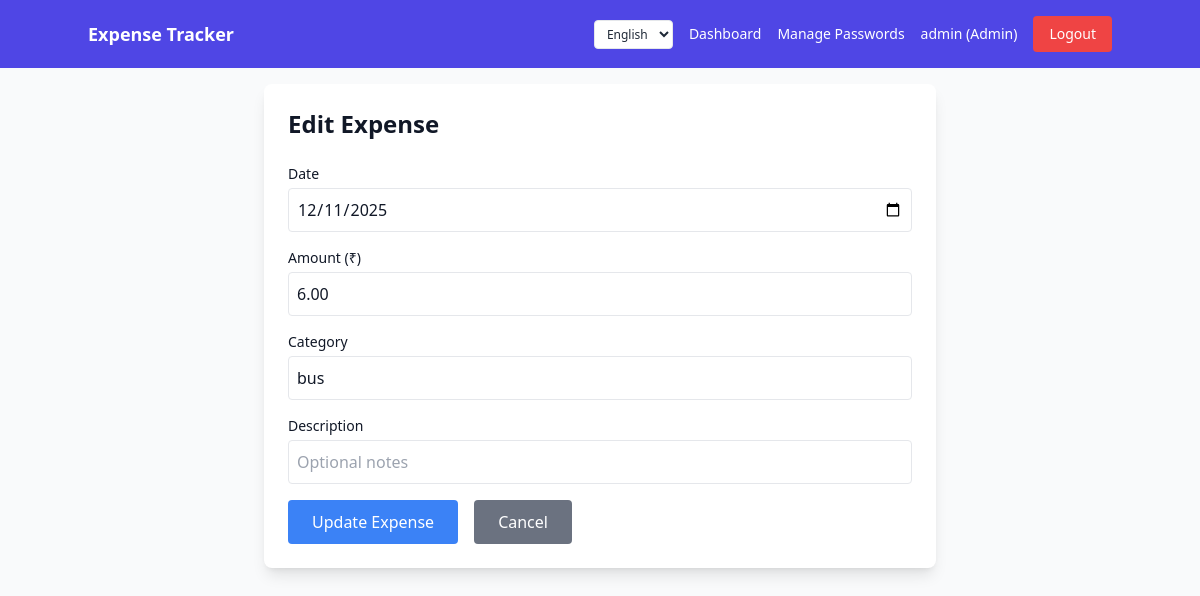
/expense/edit/5/ (signed in), run on the app's committed database.
### expenses/models.py (models this page shows, shortened)
class Expense(models.Model):
    date = models.DateField()
    amount = models.DecimalField(max_digits=10, decimal_places=2)
    category = models.CharField(max_length=100)
    description = models.TextField(blank=True)

### expenses/views.py (the view)
# urls.py: path("expense/edit/<int:expense_id>/", views.edit_expense, name="edit_expense"),
def edit_expense(request, expense_id):
    if not request.user.is_staff:
        messages.error(request, "You don't have permission to edit expenses.")
        return redirect("dashboard")
    expense = get_object_or_404(Expense, id=expense_id)
    if request.method == "POST":
        form = ExpenseForm(request.POST, instance=expense)
        if form.is_valid():
            form.save()
            messages.success(request, "Expense updated successfully!")
            return redirect("dashboard")
    else:
        form = ExpenseForm(instance=expense)
    context = {
        "form": form,
        "expense": expense,
        "is_edit": True,
    }
    return render(request, "edit_expense.html", context)

### expenses/forms.py
class ExpenseForm(forms.ModelForm):
    class Meta:
        model = Expense
        fields = ["date", "amount", "category", "description"]
        widgets = {
            "date": forms.DateInput(attrs={
                "type": "date",
                "class": "border rounded p-2 w-full text-base",
                "style": "min-height: 44px;",
            }),
            "amount": forms.NumberInput(attrs={
                "class": "border rounded p-2 w-full text-base",
                "step": "0.01",
                "placeholder": "0.00",
                "style": "min-height: 44px;",
                "inputmode": "decimal",
            }),
            "category": forms.TextInput(attrs={
                "class": "border rounded p-2 w-full text-base",
                "placeholder": "e.g., Food, Transport",
                "style": "min-height: 44px;",
                "list": "category-suggestions",
            }),
            "description": forms.TextInput(attrs={
                "class": "border rounded p-2 w-full text-base",
                "placeholder": "Optional notes",
                "style": "min-height: 44px;",
            }),
        }

### expenses/templates/edit_expense.html (shortened to what this page needs)
{% extends "base.html" %}
{% block content %}
<div class="max-w-2xl mx-auto px-3 sm:px-0">
  <div class="bg-white p-4 sm:p-6 rounded-lg shadow-lg">
    <h1 class="text-xl sm:text-2xl font-bold mb-4 sm:mb-6">Edit Expense</h1>
    <form method="post" class="space-y-4">
      <div>
        <label for="id_date" class="block text-sm font-medium mb-1">Date</label>
        {{ form.date }}
      </div>
      <div>
        <label for="id_amount" class="block text-sm font-medium mb-1">Amount (₹)</label>
        {{ form.amount }}
      </div>
      <div>
        <label for="id_category" class="block text-sm font-medium mb-1">Category</label>
        {{ form.category }}
      </div>
      <div>
        <label for="id_description" class="block text-sm font-medium mb-1">Description</label>
        {{ form.description }}
      </div>
      <div class="flex flex-col sm:flex-row gap-2 sm:gap-4">
        <button type="submit" class="bg-blue-500 hover:bg-blue-600 text-white font-medium py-2.5 px-6 rounded w-full sm:w-auto">
          Update Expense
        </button>
        <a href="{% url 'dashboard' %}" class="bg-gray-500 hover:bg-gray-600 text-white font-medium py-2.5 px-6 rounded text-center w-full sm:w-auto">
          Cancel
        </a>
      </div>
    </form>
  </div>
</div>
{% endblock %}

### expenses/templates/base.html (shortened to what this page needs)
<!DOCTYPE html>
<html lang="en">
  <head>
    <script src="https://cdn.tailwindcss.com"></script>
  </head>
  <body class="bg-gray-50 text-gray-900">
    <header class="bg-indigo-600 text-white p-3 sm:p-4">
      <div class="container mx-auto flex flex-col sm:flex-row items-start sm:items-center justify-between gap-3">
        <a href="/" class="font-semibold text-lg" data-lang-en="Expense Tracker" data-lang-kn="ಖರ್ಚು ಟ್ರ್ಯಾಕರ್">Expense Tracker</a>
        <nav class="flex items-center gap-2 sm:gap-4 flex-wrap">
          <select id="language-selector" onchange="changeLanguage(this.value)" class="bg-white text-gray-800 text-xs px-2 py-1 rounded border">
            <option value="en">English</option>
          </select>
          <a class="hover:underline text-sm" href="/" data-lang-en="Dashboard" data-lang-kn="ಡ್ಯಾಶ್‌ಬೋರ್ಡ್">Dashboard</a>
          {% if user.is_authenticated %}
            {% if user.is_staff %}
              <a class="hover:underline text-xs sm:text-sm" href="{% url 'manage_passwords' %}" data-lang-en="Manage Passwords" data-lang-kn="ಪಾಸ್‌ವರ್ಡ್ ನಿರ್ವಹಣೆ">Manage Passwords</a>
            {% endif %}
            <span class="text-xs sm:text-sm">{{ user.username }}{% if user.is_staff %} (<span data-lang-en="Admin" data-lang-kn="ನಿರ್ವಾಹಕ">Admin</span>){% endif %}</span>
            <a href="{% url 'logout' %}" class="bg-red-500 hover:bg-red-600 px-3 sm:px-4 py-1.5 sm:py-2 rounded text-xs sm:text-sm" data-lang-en="Logout" data-lang-kn="ಲಾಗ್ಔಟ್">Logout</a>
          {% elif request.session.view_access %}
            <a href="{% url 'logout' %}" class="bg-red-500 hover:bg-red-600 px-3 sm:px-4 py-1.5 sm:py-2 rounded text-xs sm:text-sm" data-lang-en="Logout" data-lang-kn="ಲಾಗ್ಔಟ್">Logout</a>
          {% else %}
            <a href="{% url 'login' %}" class="bg-green-500 hover:bg-green-600 px-3 sm:px-4 py-1.5 sm:py-2 rounded text-xs sm:text-sm" data-lang-en="Admin" data-lang-kn="ನಿರ್ವಾಹಕ">Admin</a>
          {% endif %}
        </nav>
      </div>
    </header>
    <main class="container mx-auto p-3 sm:p-4 max-w-7xl">
      {% block content %}{% endblock %}
    </main>
  </body>
</html>

### data on the page
Expense: date "12/11/2025", amount "6.00", category "bus"

### other printed values
{{ user.username }} "admin"
